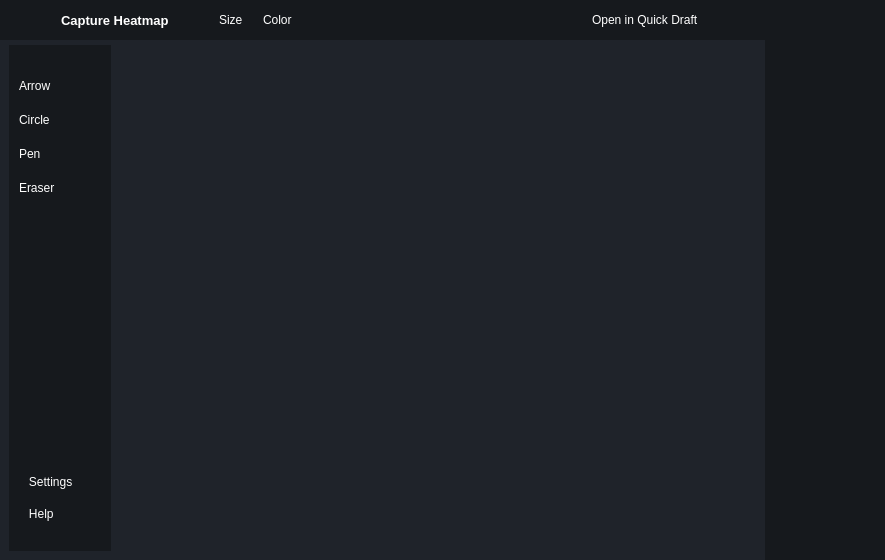
<?xml version="1.0" encoding="UTF-8"?>
<ui version="4.0">
 <class>MainWindow</class>
 <widget class="QMainWindow" name="MainWindow">
  <property name="geometry">
   <rect>
    <x>0</x>
    <y>0</y>
    <width>885</width>
    <height>560</height>
   </rect>
  </property>
  <property name="windowTitle">
   <string>MainWindow</string>
  </property>
  <property name="styleSheet">
   <string notr="true">*{
border:none;
background-color:transparent;
background:transparent;
padding:0;
margin:0;
color:#fff
}
#centralwidget{
background-color:#1f232a;
}
#left_menu_subcontainer_2{
background-color:#16191d;
}
QPushButton{
text-align:left;
padding: 5px 10px;
border-top-left-radius: 10px;
border-bottom-left-radius: 10px;
}
#right_menu_container_2{
background-color:#16191d;
}


</string>
  </property>
  <widget class="QWidget" name="centralwidget">
   <layout class="QVBoxLayout" name="verticalLayout_19">
    <property name="spacing">
     <number>0</number>
    </property>
    <property name="leftMargin">
     <number>0</number>
    </property>
    <property name="topMargin">
     <number>0</number>
    </property>
    <property name="rightMargin">
     <number>0</number>
    </property>
    <property name="bottomMargin">
     <number>0</number>
    </property>
    <item>
     <widget class="QWidget" name="header_container" native="true">
      <property name="minimumSize">
       <size>
        <width>0</width>
        <height>40</height>
       </size>
      </property>
      <layout class="QHBoxLayout" name="horizontalLayout_12">
       <property name="leftMargin">
        <number>0</number>
       </property>
       <property name="topMargin">
        <number>0</number>
       </property>
       <property name="rightMargin">
        <number>0</number>
       </property>
       <property name="bottomMargin">
        <number>0</number>
       </property>
       <item>
        <widget class="QWidget" name="header_container_3" native="true">
         <property name="sizePolicy">
          <sizepolicy hsizetype="Expanding" vsizetype="Preferred">
           <horstretch>0</horstretch>
           <verstretch>0</verstretch>
          </sizepolicy>
         </property>
         <property name="maximumSize">
          <size>
           <width>16777215</width>
           <height>40</height>
          </size>
         </property>
         <property name="styleSheet">
          <string notr="true">background-color: rgb(22, 25, 29);</string>
         </property>
         <layout class="QHBoxLayout" name="horizontalLayout_13">
          <property name="spacing">
           <number>0</number>
          </property>
          <property name="leftMargin">
           <number>0</number>
          </property>
          <property name="topMargin">
           <number>0</number>
          </property>
          <property name="rightMargin">
           <number>0</number>
          </property>
          <property name="bottomMargin">
           <number>0</number>
          </property>
          <item>
           <widget class="QFrame" name="icon_name_frame_2">
            <property name="minimumSize">
             <size>
              <width>0</width>
              <height>20</height>
             </size>
            </property>
            <property name="frameShape">
             <enum>QFrame::StyledPanel</enum>
            </property>
            <property name="frameShadow">
             <enum>QFrame::Raised</enum>
            </property>
            <layout class="QHBoxLayout" name="horizontalLayout_14">
             <property name="spacing">
              <number>0</number>
             </property>
             <property name="rightMargin">
              <number>40</number>
             </property>
             <item>
              <widget class="QPushButton" name="pushButton_3">
               <property name="text">
                <string/>
               </property>
               <property name="icon">
                <iconset resource="../rsc.qrc">
                 <normaloff>:/icons/icons/Icon.png</normaloff>:/icons/icons/Icon.png</iconset>
               </property>
               <property name="iconSize">
                <size>
                 <width>25</width>
                 <height>25</height>
                </size>
               </property>
              </widget>
             </item>
             <item>
              <widget class="QLabel" name="app_name_2">
               <property name="font">
                <font>
                 <pointsize>10</pointsize>
                 <bold>true</bold>
                </font>
               </property>
               <property name="text">
                <string>Capture Heatmap</string>
               </property>
              </widget>
             </item>
            </layout>
           </widget>
          </item>
          <item>
           <widget class="QWidget" name="color_widget_2" native="true">
            <property name="minimumSize">
             <size>
              <width>0</width>
              <height>0</height>
             </size>
            </property>
            <layout class="QHBoxLayout" name="horizontalLayout_15">
             <property name="spacing">
              <number>0</number>
             </property>
             <property name="leftMargin">
              <number>0</number>
             </property>
             <property name="topMargin">
              <number>0</number>
             </property>
             <property name="rightMargin">
              <number>0</number>
             </property>
             <property name="bottomMargin">
              <number>0</number>
             </property>
             <item alignment="Qt::AlignRight">
              <widget class="QFrame" name="size_frame_2">
               <property name="frameShape">
                <enum>QFrame::StyledPanel</enum>
               </property>
               <property name="frameShadow">
                <enum>QFrame::Raised</enum>
               </property>
               <layout class="QHBoxLayout" name="horizontalLayout_16">
                <property name="spacing">
                 <number>0</number>
                </property>
                <property name="leftMargin">
                 <number>0</number>
                </property>
                <property name="topMargin">
                 <number>0</number>
                </property>
                <property name="rightMargin">
                 <number>0</number>
                </property>
                <property name="bottomMargin">
                 <number>0</number>
                </property>
                <item alignment="Qt::AlignLeft">
                 <widget class="QPushButton" name="size_button_2">
                  <property name="toolTip">
                   <string>Heatmap Heatmp</string>
                  </property>
                  <property name="text">
                   <string>Size</string>
                  </property>
                  <property name="icon">
                   <iconset resource="../rsc.qrc">
                    <normaloff>:/icons/icons/crosshair.svg</normaloff>:/icons/icons/crosshair.svg</iconset>
                  </property>
                  <property name="iconSize">
                   <size>
                    <width>20</width>
                    <height>20</height>
                   </size>
                  </property>
                 </widget>
                </item>
               </layout>
              </widget>
             </item>
             <item alignment="Qt::AlignRight">
              <widget class="QFrame" name="color_frame_2">
               <property name="frameShape">
                <enum>QFrame::StyledPanel</enum>
               </property>
               <property name="frameShadow">
                <enum>QFrame::Raised</enum>
               </property>
               <layout class="QHBoxLayout" name="horizontalLayout_17">
                <property name="spacing">
                 <number>0</number>
                </property>
                <property name="leftMargin">
                 <number>0</number>
                </property>
                <property name="topMargin">
                 <number>0</number>
                </property>
                <property name="rightMargin">
                 <number>0</number>
                </property>
                <property name="bottomMargin">
                 <number>0</number>
                </property>
                <item alignment="Qt::AlignLeft">
                 <widget class="QPushButton" name="color_button_2">
                  <property name="toolTip">
                   <string>Heatmap Heatmp</string>
                  </property>
                  <property name="text">
                   <string>Color</string>
                  </property>
                  <property name="icon">
                   <iconset resource="../rsc.qrc">
                    <normaloff>:/icons/icons/droplet.svg</normaloff>:/icons/icons/droplet.svg</iconset>
                  </property>
                  <property name="iconSize">
                   <size>
                    <width>20</width>
                    <height>20</height>
                   </size>
                  </property>
                 </widget>
                </item>
               </layout>
              </widget>
             </item>
            </layout>
           </widget>
          </item>
          <item>
           <spacer name="horizontalSpacer_3">
            <property name="orientation">
             <enum>Qt::Horizontal</enum>
            </property>
            <property name="sizeHint" stdset="0">
             <size>
              <width>40</width>
              <height>20</height>
             </size>
            </property>
           </spacer>
          </item>
          <item>
           <widget class="QFrame" name="intent_frame_2">
            <property name="frameShape">
             <enum>QFrame::StyledPanel</enum>
            </property>
            <property name="frameShadow">
             <enum>QFrame::Raised</enum>
            </property>
            <layout class="QHBoxLayout" name="horizontalLayout_18">
             <property name="spacing">
              <number>0</number>
             </property>
             <property name="leftMargin">
              <number>0</number>
             </property>
             <property name="topMargin">
              <number>0</number>
             </property>
             <property name="rightMargin">
              <number>0</number>
             </property>
             <property name="bottomMargin">
              <number>0</number>
             </property>
             <item alignment="Qt::AlignRight">
              <widget class="QPushButton" name="intent_button_2">
               <property name="toolTip">
                <string>Add AI</string>
               </property>
               <property name="layoutDirection">
                <enum>Qt::RightToLeft</enum>
               </property>
               <property name="text">
                <string>Open in Quick Draft</string>
               </property>
               <property name="icon">
                <iconset resource="../rsc.qrc">
                 <normaloff>:/icons/icons/chevron-right.svg</normaloff>:/icons/icons/chevron-right.svg</iconset>
               </property>
               <property name="iconSize">
                <size>
                 <width>24</width>
                 <height>24</height>
                </size>
               </property>
              </widget>
             </item>
            </layout>
           </widget>
          </item>
          <item alignment="Qt::AlignRight">
           <widget class="QFrame" name="navig_frame_2">
            <property name="frameShape">
             <enum>QFrame::StyledPanel</enum>
            </property>
            <property name="frameShadow">
             <enum>QFrame::Raised</enum>
            </property>
            <layout class="QHBoxLayout" name="horizontalLayout_19">
             <property name="spacing">
              <number>0</number>
             </property>
             <property name="leftMargin">
              <number>0</number>
             </property>
             <property name="topMargin">
              <number>0</number>
             </property>
             <property name="rightMargin">
              <number>0</number>
             </property>
             <property name="bottomMargin">
              <number>0</number>
             </property>
             <item>
              <spacer name="horizontalSpacer_4">
               <property name="orientation">
                <enum>Qt::Horizontal</enum>
               </property>
               <property name="sizeType">
                <enum>QSizePolicy::Preferred</enum>
               </property>
               <property name="sizeHint" stdset="0">
                <size>
                 <width>20</width>
                 <height>20</height>
                </size>
               </property>
              </spacer>
             </item>
             <item alignment="Qt::AlignRight">
              <widget class="QPushButton" name="ninimize_button_2">
               <property name="text">
                <string/>
               </property>
               <property name="icon">
                <iconset resource="../rsc.qrc">
                 <normaloff>:/icons/icons/minus.svg</normaloff>:/icons/icons/minus.svg</iconset>
               </property>
              </widget>
             </item>
             <item alignment="Qt::AlignRight">
              <widget class="QPushButton" name="restore_button_2">
               <property name="text">
                <string/>
               </property>
               <property name="icon">
                <iconset resource="../rsc.qrc">
                 <normaloff>:/icons/icons/square.svg</normaloff>:/icons/icons/square.svg</iconset>
               </property>
               <property name="iconSize">
                <size>
                 <width>14</width>
                 <height>14</height>
                </size>
               </property>
              </widget>
             </item>
             <item alignment="Qt::AlignRight">
              <widget class="QPushButton" name="exit_button_2">
               <property name="text">
                <string/>
               </property>
               <property name="icon">
                <iconset resource="../rsc.qrc">
                 <normaloff>:/icons/icons/x.svg</normaloff>:/icons/icons/x.svg</iconset>
               </property>
              </widget>
             </item>
            </layout>
           </widget>
          </item>
         </layout>
        </widget>
       </item>
      </layout>
     </widget>
    </item>
    <item>
     <widget class="QWidget" name="main_container" native="true">
      <property name="sizePolicy">
       <sizepolicy hsizetype="Expanding" vsizetype="Expanding">
        <horstretch>0</horstretch>
        <verstretch>0</verstretch>
       </sizepolicy>
      </property>
      <layout class="QHBoxLayout" name="horizontalLayout_20">
       <property name="spacing">
        <number>0</number>
       </property>
       <property name="leftMargin">
        <number>0</number>
       </property>
       <property name="topMargin">
        <number>0</number>
       </property>
       <property name="rightMargin">
        <number>0</number>
       </property>
       <property name="bottomMargin">
        <number>0</number>
       </property>
       <item>
        <widget class="QWidget" name="left_menu_container_2" native="true">
         <property name="sizePolicy">
          <sizepolicy hsizetype="Preferred" vsizetype="Expanding">
           <horstretch>0</horstretch>
           <verstretch>0</verstretch>
          </sizepolicy>
         </property>
         <property name="minimumSize">
          <size>
           <width>120</width>
           <height>0</height>
          </size>
         </property>
         <layout class="QVBoxLayout" name="verticalLayout_8">
          <property name="topMargin">
           <number>5</number>
          </property>
          <item>
           <widget class="QWidget" name="left_menu_subcontainer_2" native="true">
            <layout class="QVBoxLayout" name="verticalLayout_11">
             <property name="spacing">
              <number>0</number>
             </property>
             <property name="leftMargin">
              <number>0</number>
             </property>
             <property name="topMargin">
              <number>0</number>
             </property>
             <property name="rightMargin">
              <number>0</number>
             </property>
             <property name="bottomMargin">
              <number>15</number>
             </property>
             <item alignment="Qt::AlignTop">
              <widget class="QFrame" name="menu_frame_2">
               <property name="frameShape">
                <enum>QFrame::StyledPanel</enum>
               </property>
               <property name="frameShadow">
                <enum>QFrame::Raised</enum>
               </property>
               <layout class="QVBoxLayout" name="verticalLayout_12">
                <property name="spacing">
                 <number>0</number>
                </property>
                <property name="leftMargin">
                 <number>0</number>
                </property>
                <property name="topMargin">
                 <number>0</number>
                </property>
                <property name="rightMargin">
                 <number>0</number>
                </property>
                <property name="bottomMargin">
                 <number>0</number>
                </property>
                <item>
                 <widget class="QPushButton" name="menu_button_2">
                  <property name="toolTip">
                   <string>Menu</string>
                  </property>
                  <property name="text">
                   <string/>
                  </property>
                  <property name="icon">
                   <iconset resource="../rsc.qrc">
                    <normaloff>:/icons/icons/align-justify.svg</normaloff>:/icons/icons/align-justify.svg</iconset>
                  </property>
                  <property name="iconSize">
                   <size>
                    <width>24</width>
                    <height>24</height>
                   </size>
                  </property>
                 </widget>
                </item>
               </layout>
              </widget>
             </item>
             <item alignment="Qt::AlignTop">
              <widget class="QFrame" name="options_frame_2">
               <property name="sizePolicy">
                <sizepolicy hsizetype="Preferred" vsizetype="Preferred">
                 <horstretch>0</horstretch>
                 <verstretch>0</verstretch>
                </sizepolicy>
               </property>
               <property name="frameShape">
                <enum>QFrame::StyledPanel</enum>
               </property>
               <property name="frameShadow">
                <enum>QFrame::Raised</enum>
               </property>
               <layout class="QVBoxLayout" name="verticalLayout_13">
                <property name="spacing">
                 <number>10</number>
                </property>
                <property name="leftMargin">
                 <number>0</number>
                </property>
                <property name="topMargin">
                 <number>5</number>
                </property>
                <property name="rightMargin">
                 <number>0</number>
                </property>
                <property name="bottomMargin">
                 <number>10</number>
                </property>
                <item>
                 <widget class="QPushButton" name="arrow_button_2">
                  <property name="text">
                   <string>Arrow</string>
                  </property>
                  <property name="icon">
                   <iconset resource="../rsc.qrc">
                    <normaloff>:/icons/icons/arrow-up-right.svg</normaloff>:/icons/icons/arrow-up-right.svg</iconset>
                  </property>
                  <property name="iconSize">
                   <size>
                    <width>24</width>
                    <height>24</height>
                   </size>
                  </property>
                 </widget>
                </item>
                <item>
                 <widget class="QPushButton" name="circle_button_2">
                  <property name="toolTip">
                   <string>Practice Draft</string>
                  </property>
                  <property name="styleSheet">
                   <string notr="true"/>
                  </property>
                  <property name="text">
                   <string>Circle</string>
                  </property>
                  <property name="icon">
                   <iconset resource="../rsc.qrc">
                    <normaloff>:/icons/icons/circle.svg</normaloff>:/icons/icons/circle.svg</iconset>
                  </property>
                  <property name="iconSize">
                   <size>
                    <width>24</width>
                    <height>24</height>
                   </size>
                  </property>
                 </widget>
                </item>
                <item>
                 <widget class="QPushButton" name="pen_button_2">
                  <property name="toolTip">
                   <string>Quick Draft</string>
                  </property>
                  <property name="text">
                   <string>Pen</string>
                  </property>
                  <property name="icon">
                   <iconset resource="../rsc.qrc">
                    <normaloff>:/icons/icons/pen-tool.svg</normaloff>:/icons/icons/pen-tool.svg</iconset>
                  </property>
                  <property name="iconSize">
                   <size>
                    <width>24</width>
                    <height>24</height>
                   </size>
                  </property>
                 </widget>
                </item>
                <item>
                 <widget class="QPushButton" name="coaching_button_2">
                  <property name="toolTip">
                   <string>Coaching Board</string>
                  </property>
                  <property name="text">
                   <string>Eraser</string>
                  </property>
                  <property name="icon">
                   <iconset resource="../rsc.qrc">
                    <normaloff>:/icons/icons/box.svg</normaloff>:/icons/icons/box.svg</iconset>
                  </property>
                  <property name="iconSize">
                   <size>
                    <width>24</width>
                    <height>24</height>
                   </size>
                  </property>
                 </widget>
                </item>
               </layout>
              </widget>
             </item>
             <item>
              <spacer name="verticalSpacer_2">
               <property name="orientation">
                <enum>Qt::Vertical</enum>
               </property>
               <property name="sizeHint" stdset="0">
                <size>
                 <width>20</width>
                 <height>40</height>
                </size>
               </property>
              </spacer>
             </item>
             <item alignment="Qt::AlignBottom">
              <widget class="QFrame" name="frame_5">
               <property name="frameShape">
                <enum>QFrame::StyledPanel</enum>
               </property>
               <property name="frameShadow">
                <enum>QFrame::Raised</enum>
               </property>
               <layout class="QVBoxLayout" name="verticalLayout_14">
                <property name="spacing">
                 <number>8</number>
                </property>
                <property name="leftMargin">
                 <number>0</number>
                </property>
                <property name="topMargin">
                 <number>10</number>
                </property>
                <property name="rightMargin">
                 <number>0</number>
                </property>
                <property name="bottomMargin">
                 <number>10</number>
                </property>
                <item>
                 <widget class="QPushButton" name="settings_button_2">
                  <property name="toolTip">
                   <string>Settings</string>
                  </property>
                  <property name="text">
                   <string>   Settings</string>
                  </property>
                  <property name="icon">
                   <iconset resource="../rsc.qrc">
                    <normaloff>:/icons/icons/settings.svg</normaloff>:/icons/icons/settings.svg</iconset>
                  </property>
                  <property name="iconSize">
                   <size>
                    <width>24</width>
                    <height>24</height>
                   </size>
                  </property>
                 </widget>
                </item>
                <item>
                 <widget class="QPushButton" name="help_button_2">
                  <property name="toolTip">
                   <string>Help</string>
                  </property>
                  <property name="text">
                   <string>   Help</string>
                  </property>
                  <property name="icon">
                   <iconset resource="../rsc.qrc">
                    <normaloff>:/icons/icons/help-circle.svg</normaloff>:/icons/icons/help-circle.svg</iconset>
                  </property>
                  <property name="iconSize">
                   <size>
                    <width>24</width>
                    <height>24</height>
                   </size>
                  </property>
                 </widget>
                </item>
               </layout>
              </widget>
             </item>
            </layout>
           </widget>
          </item>
         </layout>
        </widget>
       </item>
       <item>
        <widget class="QWidget" name="map_container_2" native="true">
         <property name="sizePolicy">
          <sizepolicy hsizetype="Expanding" vsizetype="Expanding">
           <horstretch>0</horstretch>
           <verstretch>0</verstretch>
          </sizepolicy>
         </property>
         <property name="minimumSize">
          <size>
           <width>0</width>
           <height>0</height>
          </size>
         </property>
         <layout class="QHBoxLayout" name="horizontalLayout_21">
          <property name="spacing">
           <number>0</number>
          </property>
          <property name="leftMargin">
           <number>5</number>
          </property>
          <property name="topMargin">
           <number>0</number>
          </property>
          <property name="rightMargin">
           <number>0</number>
          </property>
          <property name="bottomMargin">
           <number>0</number>
          </property>
          <item>
           <widget class="QFrame" name="map_frame_2">
            <property name="sizePolicy">
             <sizepolicy hsizetype="Expanding" vsizetype="Expanding">
              <horstretch>0</horstretch>
              <verstretch>0</verstretch>
             </sizepolicy>
            </property>
            <property name="frameShape">
             <enum>QFrame::StyledPanel</enum>
            </property>
            <property name="frameShadow">
             <enum>QFrame::Raised</enum>
            </property>
            <layout class="QHBoxLayout" name="horizontalLayout_22">
             <property name="spacing">
              <number>10</number>
             </property>
             <property name="leftMargin">
              <number>0</number>
             </property>
             <property name="topMargin">
              <number>10</number>
             </property>
             <property name="rightMargin">
              <number>0</number>
             </property>
             <property name="bottomMargin">
              <number>10</number>
             </property>
             <item alignment="Qt::AlignBottom">
              <widget class="QWidget" name="blue_hero_icons_2" native="true">
               <property name="sizePolicy">
                <sizepolicy hsizetype="Preferred" vsizetype="Preferred">
                 <horstretch>0</horstretch>
                 <verstretch>0</verstretch>
                </sizepolicy>
               </property>
               <property name="minimumSize">
                <size>
                 <width>60</width>
                 <height>300</height>
                </size>
               </property>
               <property name="styleSheet">
                <string notr="true"/>
               </property>
               <layout class="QVBoxLayout" name="verticalLayout_15">
                <property name="spacing">
                 <number>5</number>
                </property>
                <property name="leftMargin">
                 <number>0</number>
                </property>
                <property name="topMargin">
                 <number>0</number>
                </property>
                <property name="rightMargin">
                 <number>0</number>
                </property>
                <property name="bottomMargin">
                 <number>0</number>
                </property>
                <item>
                 <widget class="QPushButton" name="blue_hero5_2">
                  <property name="text">
                   <string/>
                  </property>
                  <property name="icon">
                   <iconset resource="../rsc.qrc">
                    <normaloff>:/icons/icons/plus-circle.svg</normaloff>:/icons/icons/plus-circle.svg</iconset>
                  </property>
                  <property name="iconSize">
                   <size>
                    <width>45</width>
                    <height>45</height>
                   </size>
                  </property>
                 </widget>
                </item>
                <item>
                 <widget class="QPushButton" name="blue_hero4_2">
                  <property name="text">
                   <string/>
                  </property>
                  <property name="icon">
                   <iconset resource="../rsc.qrc">
                    <normaloff>:/icons/icons/plus-circle.svg</normaloff>:/icons/icons/plus-circle.svg</iconset>
                  </property>
                  <property name="iconSize">
                   <size>
                    <width>45</width>
                    <height>45</height>
                   </size>
                  </property>
                 </widget>
                </item>
                <item>
                 <widget class="QPushButton" name="blue_hero3_2">
                  <property name="text">
                   <string/>
                  </property>
                  <property name="icon">
                   <iconset resource="../rsc.qrc">
                    <normaloff>:/icons/icons/plus-circle.svg</normaloff>:/icons/icons/plus-circle.svg</iconset>
                  </property>
                  <property name="iconSize">
                   <size>
                    <width>45</width>
                    <height>45</height>
                   </size>
                  </property>
                 </widget>
                </item>
                <item>
                 <widget class="QPushButton" name="blue_hero2_2">
                  <property name="text">
                   <string/>
                  </property>
                  <property name="icon">
                   <iconset resource="../rsc.qrc">
                    <normaloff>:/icons/icons/plus-circle.svg</normaloff>:/icons/icons/plus-circle.svg</iconset>
                  </property>
                  <property name="iconSize">
                   <size>
                    <width>45</width>
                    <height>45</height>
                   </size>
                  </property>
                 </widget>
                </item>
                <item>
                 <widget class="QPushButton" name="blue_hero1_2">
                  <property name="text">
                   <string/>
                  </property>
                  <property name="icon">
                   <iconset resource="../rsc.qrc">
                    <normaloff>:/icons/icons/plus-circle.svg</normaloff>:/icons/icons/plus-circle.svg</iconset>
                  </property>
                  <property name="iconSize">
                   <size>
                    <width>45</width>
                    <height>45</height>
                   </size>
                  </property>
                 </widget>
                </item>
               </layout>
              </widget>
             </item>
             <item>
              <widget class="QLabel" name="map_2">
               <property name="sizePolicy">
                <sizepolicy hsizetype="Expanding" vsizetype="Expanding">
                 <horstretch>0</horstretch>
                 <verstretch>0</verstretch>
                </sizepolicy>
               </property>
               <property name="minimumSize">
                <size>
                 <width>500</width>
                 <height>500</height>
                </size>
               </property>
               <property name="styleSheet">
                <string notr="true">image: url(:/icons/icons/map.png);</string>
               </property>
               <property name="text">
                <string/>
               </property>
              </widget>
             </item>
             <item alignment="Qt::AlignTop">
              <widget class="QWidget" name="red_hero_icons_2" native="true">
               <property name="sizePolicy">
                <sizepolicy hsizetype="Preferred" vsizetype="Preferred">
                 <horstretch>0</horstretch>
                 <verstretch>0</verstretch>
                </sizepolicy>
               </property>
               <property name="minimumSize">
                <size>
                 <width>60</width>
                 <height>300</height>
                </size>
               </property>
               <property name="styleSheet">
                <string notr="true"/>
               </property>
               <layout class="QVBoxLayout" name="verticalLayout_16">
                <property name="spacing">
                 <number>5</number>
                </property>
                <property name="leftMargin">
                 <number>0</number>
                </property>
                <property name="topMargin">
                 <number>0</number>
                </property>
                <property name="rightMargin">
                 <number>0</number>
                </property>
                <property name="bottomMargin">
                 <number>0</number>
                </property>
                <item>
                 <widget class="QPushButton" name="red_hero1_2">
                  <property name="text">
                   <string/>
                  </property>
                  <property name="icon">
                   <iconset resource="../rsc.qrc">
                    <normaloff>:/icons/icons/plus-circle.svg</normaloff>:/icons/icons/plus-circle.svg</iconset>
                  </property>
                  <property name="iconSize">
                   <size>
                    <width>45</width>
                    <height>45</height>
                   </size>
                  </property>
                 </widget>
                </item>
                <item>
                 <widget class="QPushButton" name="red_hero2_2">
                  <property name="text">
                   <string/>
                  </property>
                  <property name="icon">
                   <iconset resource="../rsc.qrc">
                    <normaloff>:/icons/icons/plus-circle.svg</normaloff>:/icons/icons/plus-circle.svg</iconset>
                  </property>
                  <property name="iconSize">
                   <size>
                    <width>45</width>
                    <height>45</height>
                   </size>
                  </property>
                 </widget>
                </item>
                <item alignment="Qt::AlignHCenter">
                 <widget class="QPushButton" name="red_hero3_2">
                  <property name="text">
                   <string/>
                  </property>
                  <property name="icon">
                   <iconset resource="../rsc.qrc">
                    <normaloff>:/icons/icons/plus-circle.svg</normaloff>:/icons/icons/plus-circle.svg</iconset>
                  </property>
                  <property name="iconSize">
                   <size>
                    <width>45</width>
                    <height>45</height>
                   </size>
                  </property>
                 </widget>
                </item>
                <item>
                 <widget class="QPushButton" name="red_hero4_2">
                  <property name="text">
                   <string/>
                  </property>
                  <property name="icon">
                   <iconset resource="../rsc.qrc">
                    <normaloff>:/icons/icons/plus-circle.svg</normaloff>:/icons/icons/plus-circle.svg</iconset>
                  </property>
                  <property name="iconSize">
                   <size>
                    <width>45</width>
                    <height>45</height>
                   </size>
                  </property>
                 </widget>
                </item>
                <item>
                 <widget class="QPushButton" name="red_hero5_2">
                  <property name="text">
                   <string/>
                  </property>
                  <property name="icon">
                   <iconset resource="../rsc.qrc">
                    <normaloff>:/icons/icons/plus-circle.svg</normaloff>:/icons/icons/plus-circle.svg</iconset>
                  </property>
                  <property name="iconSize">
                   <size>
                    <width>45</width>
                    <height>45</height>
                   </size>
                  </property>
                 </widget>
                </item>
               </layout>
              </widget>
             </item>
            </layout>
           </widget>
          </item>
         </layout>
        </widget>
       </item>
       <item>
        <widget class="QWidget" name="right_menu_container_2" native="true">
         <property name="sizePolicy">
          <sizepolicy hsizetype="Preferred" vsizetype="Expanding">
           <horstretch>0</horstretch>
           <verstretch>0</verstretch>
          </sizepolicy>
         </property>
         <property name="minimumSize">
          <size>
           <width>120</width>
           <height>0</height>
          </size>
         </property>
         <layout class="QVBoxLayout" name="verticalLayout_17">
          <item alignment="Qt::AlignHCenter|Qt::AlignTop">
           <widget class="QFrame" name="frame_2">
            <property name="frameShape">
             <enum>QFrame::StyledPanel</enum>
            </property>
            <property name="frameShadow">
             <enum>QFrame::Raised</enum>
            </property>
            <layout class="QVBoxLayout" name="verticalLayout_18">
             <property name="spacing">
              <number>0</number>
             </property>
             <property name="leftMargin">
              <number>0</number>
             </property>
             <property name="topMargin">
              <number>0</number>
             </property>
             <property name="rightMargin">
              <number>0</number>
             </property>
             <property name="bottomMargin">
              <number>0</number>
             </property>
             <item alignment="Qt::AlignTop">
              <widget class="QPushButton" name="pushButton_4">
               <property name="text">
                <string/>
               </property>
               <property name="icon">
                <iconset resource="../rsc.qrc">
                 <normaloff>:/icons/icons/edit-3.svg</normaloff>:/icons/icons/edit-3.svg</iconset>
               </property>
               <property name="iconSize">
                <size>
                 <width>24</width>
                 <height>24</height>
                </size>
               </property>
              </widget>
             </item>
            </layout>
           </widget>
          </item>
         </layout>
        </widget>
       </item>
      </layout>
     </widget>
    </item>
   </layout>
  </widget>
 </widget>
 <resources>
  <include location="../rsc.qrc"/>
  <include location="../rsc.qrc"/>
 </resources>
 <connections/>
</ui>
